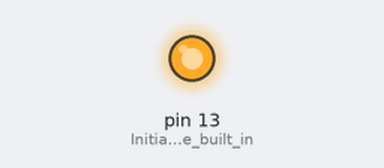
Recording of a sketch running on a simulated Arduino Uno, built with avr-gcc and run on an emulated ATmega328P. Shown: output pins drawn as LEDs (lit = HIGH).

Above: at 0.3 s.
At 16.4 s:
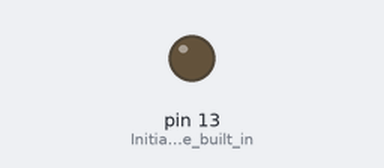
Timing chart, 0 to 17.9 s (numbered marks = the images above):
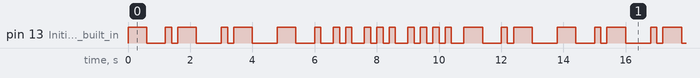

The sketch:

String_To_Morse_Converter.ino
```cpp
// Name: Kanishk Jain
// Roll No: 2110994767
//-----------------String to Morse Code Converter-----------------------


//Enter your name/string below:
String name = "KANISHK";

void setup() {
  pinMode(LED_BUILTIN, OUTPUT);   // Initializing the built in LED
}

void loop() {
  for (int i = 0; i < name.length(); i++) {   // For loop to take the aplhabets of the string one by one and blink the LED accordingly
    MorseConverter(name[i]);
  }
}

void dot() {   //Function to blink a short burst of light to represent a dot
  digitalWrite(LED_BUILTIN, HIGH);
  delay(200);
  digitalWrite(LED_BUILTIN, LOW);
  delay(200);
}

void dash() {   //Function to blink a long burst of light to represent a dash
  digitalWrite(LED_BUILTIN, HIGH);
  delay(600);
  digitalWrite(LED_BUILTIN, LOW);
  delay(600);
}

void MorseConverter(char L) {
  if (L == 'A') {
    dot();;
    dash();
    delay(200);
  }
  if (L == 'B')
  {
    dash();;
    dot();;
    dot();;
    dot();;
    delay(200);
  }
  if (L == 'C')
  {
    dash();
    dot();;
    dash();
    dot();;
    delay(200);
  }
  if (L == 'D')
  {
    dash();
    dot();;
    dot();;
    delay(200);
  }

  if (L == 'E')
  {
    dot();;
    delay(200);
  }

  if (L == 'F')
  {
    dot();;
    dot();;
    dash();
    dot();;
    delay(200);
  }

  if (L == 'G')
  {
    dash();
    dash();
    dot();
    delay(200);
  }

  if (L == 'H')
  {
    dot();
    dot();
    dot();
    dot();
    delay(200);
  }

  if (L == 'I')
  {
    dot();
    dot();
    delay(200);
  }

  if (L == 'J')
  {
    dot();
    dash();
    dash();
    dash();
    delay(200);
  }

  if (L == 'K')
  {
    dash();
    dot();
    dash();
    delay(200);
  }

  if (L == 'L')
  {
    dot();
    dash();
    dot();
    dot();
    delay(200);
  }

  if (L == 'M')
  {
    dash();
    dash();
    delay(200);
  }

  if (L == 'N')
  {
    dash();
    dot();
    delay(200);
  }

  if (L == 'O')
  {
    dash();
    dash();
    dash();
    delay(200);
  }


  if (L == 'P')
  {
    dot();
    dash();
    dash();
    dot();
    delay(200);
  }

  if (L == 'Q')
  {
    dash();
    dash();
    dot();
    dash();
    delay(200);
  }

  if (L == 'R')
  {
    dot();
    dash();
    dot();
    delay(200);
  }

  if (L == 'S')
  {
    dot();
    dot();
    dot();
    delay(200);
  }

  if (L == 'T')
  {
    dash();
    delay(200);
  }

  if (L == 'U')
  {
    dot();
    dot();
    dash();
    delay(200);
  }

  if (L == 'V')
  {
    dot();
    dot();
    dot();
    dash();
    delay(200);
  }

  if (L == 'W')
  {
    dot();
    dash();
    dash();
    delay(200);
  }

  if (L == 'X')
  {
    dash();
    dot();
    dash();
    dot();
    delay(200);
  }

  if (L == 'Y')
  {
    dot();
    dash();
    dash();
    dash();
    delay(200);
  }

  if (L == 'Z')
  {
    dot();
    dash();
    delay(200);
  }
}
```

Measured:
- by itself, pin 13 (Initializing_the_built_in): moves between LOW and HIGH, repeating every 13.8 s
- by itself, everything shown: repeats every 13.8 s, in 38 steps
